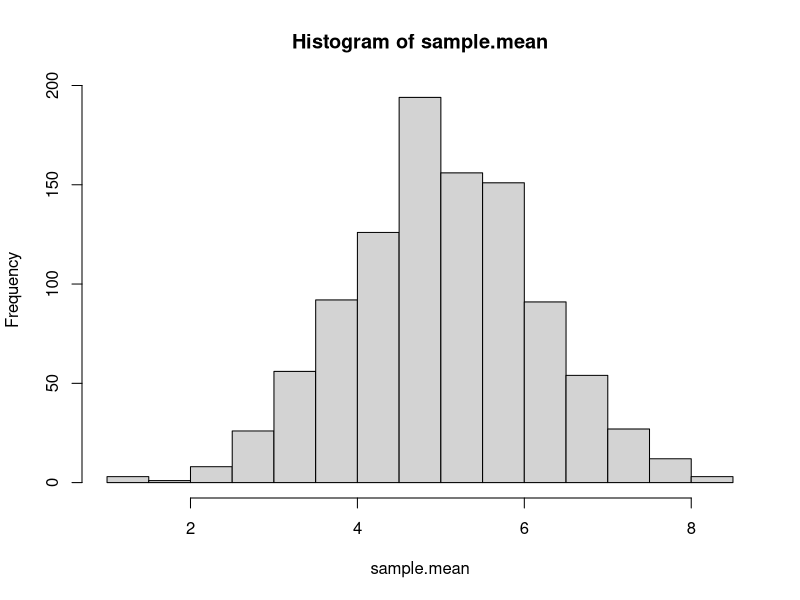
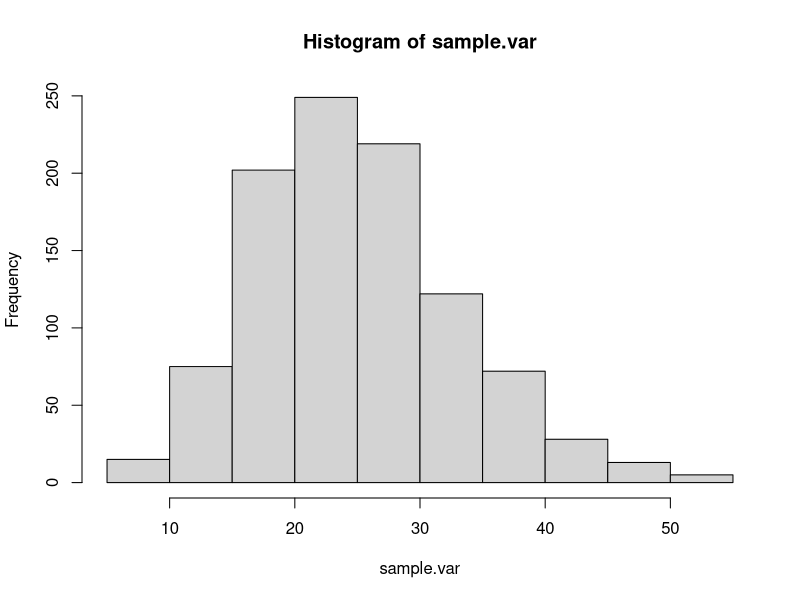

Recreate these plots in R, in order.
## ---- chunk 1
knitr::opts_chunk$set(echo = TRUE, warning = FALSE, message = FALSE, eval = TRUE)
## ---- chunk 2
data <- read.csv('framingham.csv', header = TRUE)
## ---- chunk 3
# Your turn
library(dplyr)
BMI.STROKE <- data %>% 
  filter(TIMEDTH >= 8760) %>%
  dplyr::select(BMI, PREVSTRK)


## Or
BMI.STROKE <- data[data$TIMEDTH >= 8760, c("BMI", "PREVSTRK")]
## ---- chunk 4
m_A_set1 <- matrix(1:9,  nrow=3, ncol=3)
m_B_set1 <- matrix(6:14, nrow=3, ncol=3)

m_A_set2 <- matrix(rnorm(6),  nrow=2, ncol=3)
m_B_set2 <- matrix(runif(6), nrow=3, ncol=2)
## ---- chunk 5
matrix_ops <- function(matrixA, matrixB) {
  if (dim(matrixA)[1] != dim(matrixA)[2] | dim(matrixB)[1] != dim(matrixB)[2]) {
    print("Error: both matrices need to be square matrices")
  } else{
  list(sum = matrixA + matrixB,
       had_prod = matrixA * matrixB,
       prod = matrixA %*% matrixB,
       prod_trans = matrixA %*% t(matrixB))
  }
}
## ---- chunk 6
matrix_ops(m_A_set1, m_B_set1)
matrix_ops(m_A_set2, m_B_set2)
## ---- chunk 7
# Simulate from a gamma distribution
rgamma(10, shape = 2, scale = 1)
## ---- chunk 8
# Simulate from a normal distribution
rnorm(5, mean = 0, sd = sqrt(5))
## ---- chunk 9
# Initialise the vectors
sample.mean <- vector("numeric", 1000)
sample.var <- vector("numeric", 1000)

# Write a loop
for(i in 1:1000){
  # Simulate from a normal distribution
  X <- rnorm(20, mean = 5, sd = sqrt(25))
  
  # Calculate the statistics of interest
  sample.mean[i] <- mean(X)
  sample.var[i] <- var(X)
}

hist(sample.mean)
hist(sample.var)
